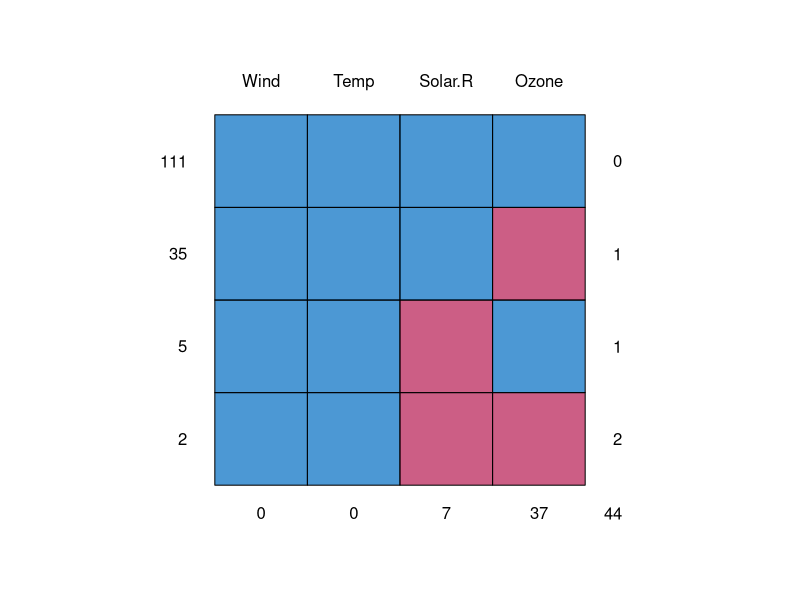
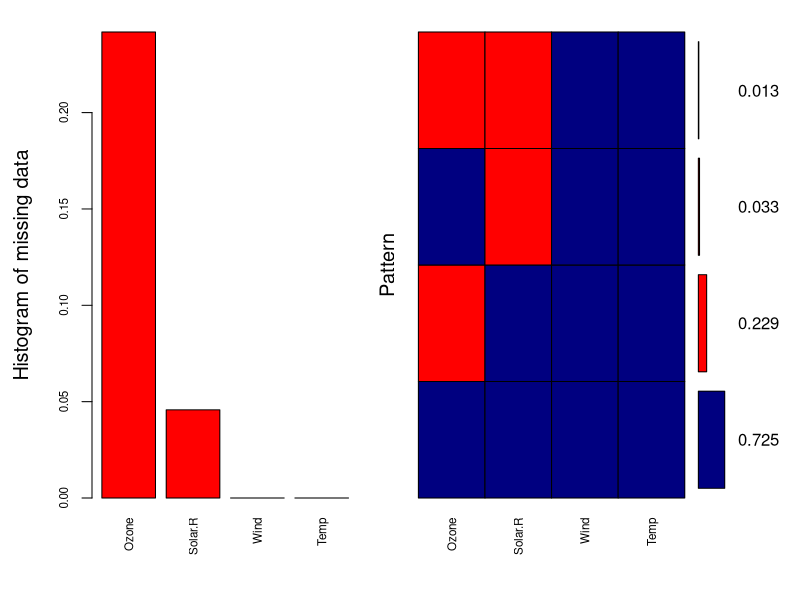
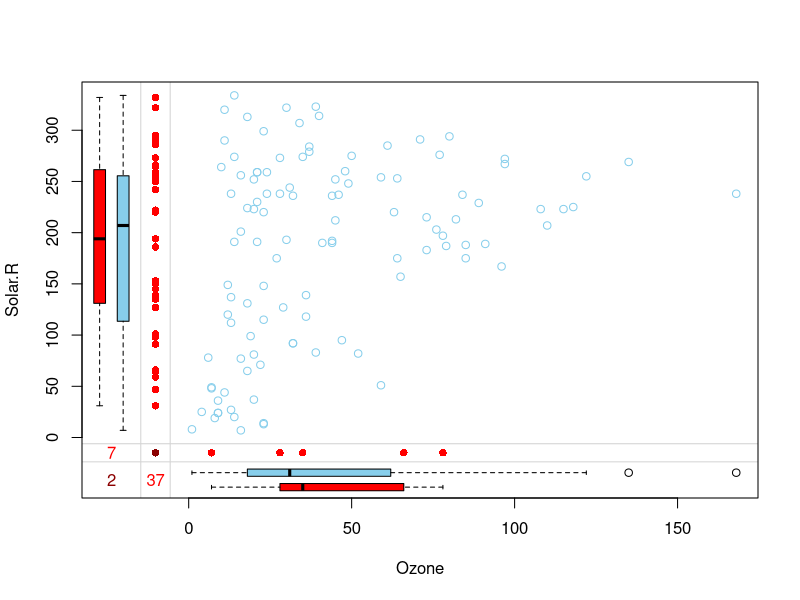
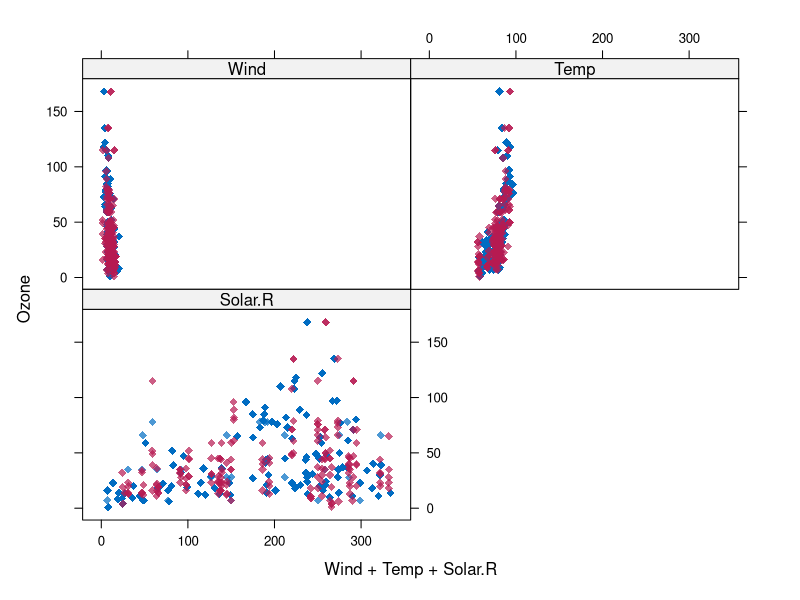
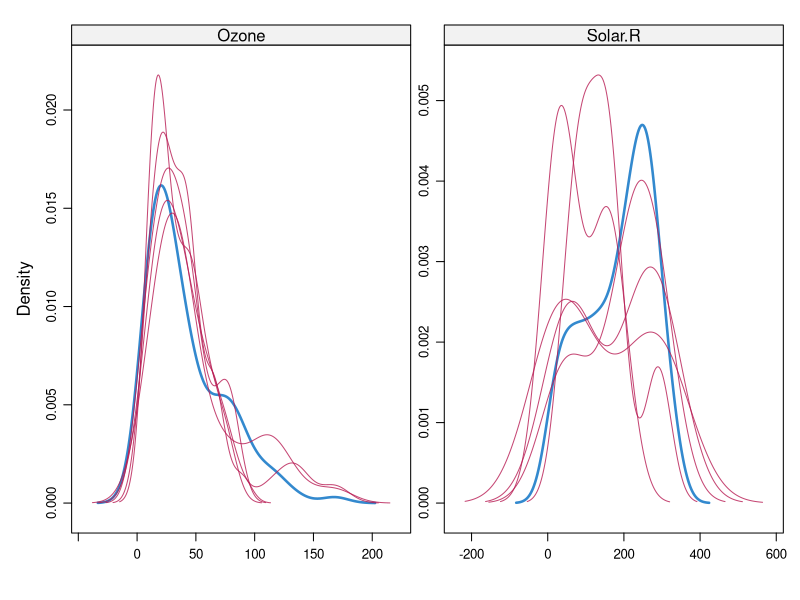
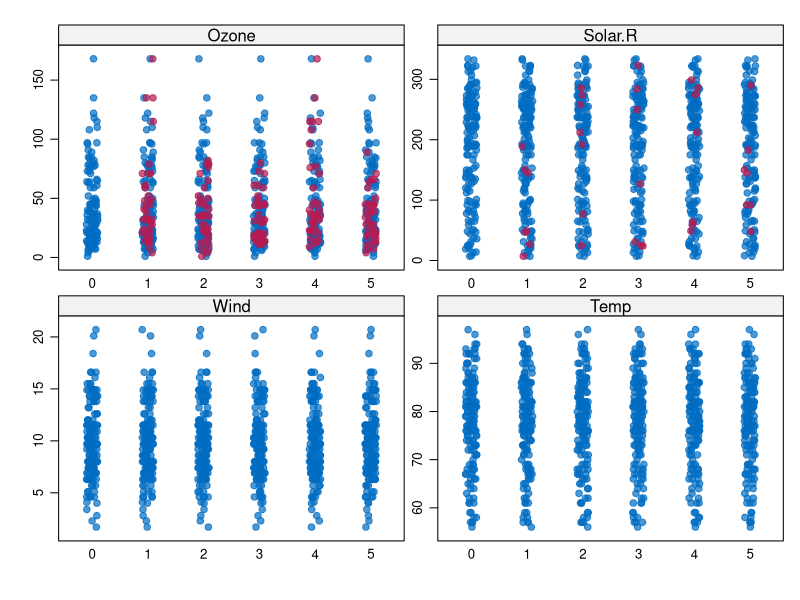

These charts were generated, in order, by the following R code:
################################################################
# title      : Multiple imputation with mice
# description: Basic step by step illustration of MI with mice 

# Using airquality dataset
data <- airquality
data[4:10,3] <- rep(NA,7)
data[1:5,4] <- NA

# Removing categorical variables
data <- airquality[-c(5,6)]
summary(data)

#-------------------------------------------------------------------------------
# Look for missing > 5% variables
pMiss <- function(x){sum(is.na(x))/length(x)*100}

# Check each column
apply(data,2,pMiss)

# Check each row
apply(data,1,pMiss)

#-------------------------------------------------------------------------------
# Missing data pattern
library(mice)

# Missing data pattern
md.pattern(data)

library(VIM)
# Plot of missing data pattern
aggr_plot <- aggr(data, col=c('navyblue','red'), numbers=TRUE, sortVars=TRUE, labels=names(data), cex.axis=.7, gap=3, ylab=c("Histogram of missing data","Pattern"))

# Box plot
marginplot(data[c(1,2)])

#-------------------------------------------------------------------------------
# Impute missing data using mice

tempData <- mice(data,m=5,maxit=50,meth='pmm',seed=500)
summary(tempData)

# Get imputed data (for the Ozone variable)
tempData$imp$Ozone

# Possible imputation models provided by mice() are
methods(mice)

# What imputation method did we use?
tempData$meth

# Get completed datasets (observed and imputed)
completedData <- complete(tempData,1)
summary(completedData)

#-------------------------------------------------------------------------------
# Plots

# Scatterplot Ozone vs all
xyplot(tempData,Ozone ~ Wind+Temp+Solar.R,pch=18,cex=1)

# Density plot original vs imputed dataset
densityplot(tempData)

# Another take on the density: stripplot()
stripplot(tempData, pch = 20, cex = 1.2)

#-------------------------------------------------------------------------------
# Pooling the results and fitting a linear model

modelFit1 <- with(tempData,lm(Temp~ Ozone+Solar.R+Wind))
pool(modelFit1)
summary(pool(modelFit1))

# Using more imputed datasets
tempData2 <- mice(data,m=50,seed=245435)
modelFit2 <- with(tempData2,lm(Temp~ Ozone+Solar.R+Wind))
summary(pool(modelFit2))
